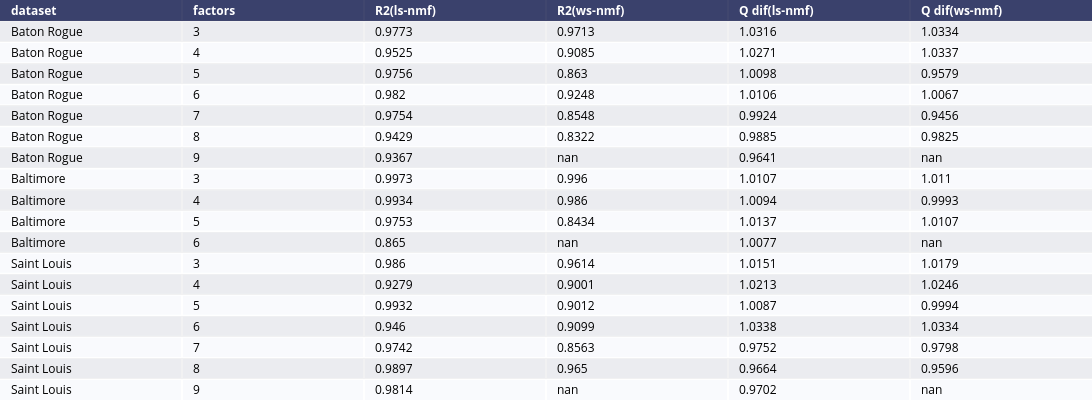

The code cell stored with this chart in its notebook:
### Code cell
q_dif = cosrc.copy(q_df)
q_dif["Q dif(ls-nmf)"] = q_dif["Q(pmf)"] / q_df["Q(ls-nmf)"]
q_dif["Q dif(ws-nmf)"] = q_dif["Q(pmf)"] / q_df["Q(ws-nmf)"]
q_dif = q_dif.round(decimals=4)

q_dif_fig = ff.create_table(q_dif[["dataset", "factors", "R2(ls-nmf)", "R2(ws-nmf)", "Q dif(ls-nmf)", "Q dif(ws-nmf)"]])
q_dif_fig.update_layout(width=1200, height=400)
q_dif_fig.show()
print(f"Min Dif - ls-nmf: {q_dif['Q dif(ls-nmf)'].min()}, ws-nmf: {q_dif['Q dif(ws-nmf)'].min()}")
print(f"Max Dif - ls-nmf: {q_dif['Q dif(ls-nmf)'].max()}, ws-nmf: {q_dif['Q dif(ws-nmf)'].max()}")

### Figure 1 — Plotly figure (JSON) as saved in the notebook; plotly's stock layout.template omitted (floating-point values rounded to 4 significant figures)
{"data": [{"colorscale": [[0, "#00083e"], [0.5, "#ededee"], [1, "#ffffff"]], "hoverinfo": "none", "opacity": 0.75, "showscale": false, "type": "heatmap", "z": [[0, 0, 0, 0, 0, 0], [0.5, 0.5, 0.5, 0.5, 0.5, 0.5], [1, 1, 1, 1, 1, 1], [0.5, 0.5, 0.5, 0.5, 0.5, 0.5], [1, 1, 1, 1, 1, 1], [0.5, 0.5, 0.5, 0.5, 0.5, 0.5], [1, 1, 1, 1, 1, 1], [0.5, 0.5, 0.5, 0.5, 0.5, 0.5], [1, 1, 1, 1, 1, 1], [0.5, 0.5, 0.5, 0.5, 0.5, 0.5], [1, 1, 1, 1, 1, 1], [0.5, 0.5, 0.5, 0.5, 0.5, 0.5], [1, 1, 1, 1, 1, 1], [0.5, 0.5, 0.5, 0.5, 0.5, 0.5], [1, 1, 1, 1, 1, 1], [0.5, 0.5, 0.5, 0.5, 0.5, 0.5], [1, 1, 1, 1, 1, 1], [0.5, 0.5, 0.5, 0.5, 0.5, 0.5], [1, 1, 1, 1, 1, 1]]}], "layout": {"annotations": [{"align": "left", "font": {"color": "#ffffff"}, "showarrow": false, "text": "<b>dataset</b>", "x": -0.45, "xanchor": "left", "xref": "x", "y": 0, "yref": "y"}, {"align": "left", "font": {"color": "#ffffff"}, "showarrow": false, "text": "<b>factors</b>", "x": 0.55, "xanchor": "left", "xref": "x", "y": 0, "yref": "y"}, {"align": "left", "font": {"color": "#ffffff"}, "showarrow": false, "text": "<b>R2(ls-nmf)</b>", "x": 1.55, "xanchor": "left", "xref": "x", "y": 0, "yref": "y"}, {"align": "left", "font": {"color": "#ffffff"}, "showarrow": false, "text": "<b>R2(ws-nmf)</b>", "x": 2.55, "xanchor": "left", "xref": "x", "y": 0, "yref": "y"}, {"align": "left", "font": {"color": "#ffffff"}, "showarrow": false, "text": "<b>Q dif(ls-nmf)</b>", "x": 3.55, "xanchor": "left", "xref": "x", "y": 0, "yref": "y"}, {"align": "left", "font": {"color": "#ffffff"}, "showarrow": false, "text": "<b>Q dif(ws-nmf)</b>", "x": 4.55, "xanchor": "left", "xref": "x", "y": 0, "yref": "y"}, {"align": "left", "font": {"color": "#000000"}, "showarrow": false, "text": "Baton Rogue", "x": -0.45, "xanchor": "left", "xref": "x", "y": 1, "yref": "y"}, {"align": "left", "font": {"color": "#000000"}, "showarrow": false, "text": "3", "x": 0.55, "xanchor": "left", "xref": "x", "y": 1, "yref": "y"}, {"align": "left", "font": {"color": "#000000"}, "showarrow": false, "text": "0.9773", "x": 1.55, "xanchor": "left", "xref": "x", "y": 1, "yref": "y"}, {"align": "left", "font": {"color": "#000000"}, "showarrow": false, "text": "0.9713", "x": 2.55, "xanchor": "left", "xref": "x", "y": 1, "yref": "y"}, {"align": "left", "font": {"color": "#000000"}, "showarrow": false, "text": "1.0316", "x": 3.55, "xanchor": "left", "xref": "x", "y": 1, "yref": "y"}, {"align": "left", "font": {"color": "#000000"}, "showarrow": false, "text": "1.0334", "x": 4.55, "xanchor": "left", "xref": "x", "y": 1, "yref": "y"}, {"align": "left", "font": {"color": "#000000"}, "showarrow": false, "text": "Baton Rogue", "x": -0.45, "xanchor": "left", "xref": "x", "y": 2, "yref": "y"}, {"align": "left", "font": {"color": "#000000"}, "showarrow": false, "text": "4", "x": 0.55, "xanchor": "left", "xref": "x", "y": 2, "yref": "y"}, {"align": "left", "font": {"color": "#000000"}, "showarrow": false, "text": "0.9525", "x": 1.55, "xanchor": "left", "xref": "x", "y": 2, "yref": "y"}, {"align": "left", "font": {"color": "#000000"}, "showarrow": false, "text": "0.9085", "x": 2.55, "xanchor": "left", "xref": "x", "y": 2, "yref": "y"}, {"align": "left", "font": {"color": "#000000"}, "showarrow": false, "text": "1.0271", "x": 3.55, "xanchor": "left", "xref": "x", "y": 2, "yref": "y"}, {"align": "left", "font": {"color": "#000000"}, "showarrow": false, "text": "1.0337", "x": 4.55, "xanchor": "left", "xref": "x", "y": 2, "yref": "y"}, {"align": "left", "font": {"color": "#000000"}, "showarrow": false, "text": "Baton Rogue", "x": -0.45, "xanchor": "left", "xref": "x", "y": 3, "yref": "y"}, {"align": "left", "font": {"color": "#000000"}, "showarrow": false, "text": "5", "x": 0.55, "xanchor": "left", "xref": "x", "y": 3, "yref": "y"}, {"align": "left", "font": {"color": "#000000"}, "showarrow": false, "text": "0.9756", "x": 1.55, "xanchor": "left", "xref": "x", "y": 3, "yref": "y"}, {"align": "left", "font": {"color": "#000000"}, "showarrow": false, "text": "0.863", "x": 2.55, "xanchor": "left", "xref": "x", "y": 3, "yref": "y"}, {"align": "left", "font": {"color": "#000000"}, "showarrow": false, "text": "1.0098", "x": 3.55, "xanchor": "left", "xref": "x", "y": 3, "yref": "y"}, {"align": "left", "font": {"color": "#000000"}, "showarrow": false, "text": "0.9579", "x": 4.55, "xanchor": "left", "xref": "x", "y": 3, "yref": "y"}, {"align": "left", "font": {"color": "#000000"}, "showarrow": false, "text": "Baton Rogue", "x": -0.45, "xanchor": "left", "xref": "x", "y": 4, "yref": "y"}, {"align": "left", "font": {"color": "#000000"}, "showarrow": false, "text": "6", "x": 0.55, "xanchor": "left", "xref": "x", "y": 4, "yref": "y"}, {"align": "left", "font": {"color": "#000000"}, "showarrow": false, "text": "0.982", "x": 1.55, "xanchor": "left", "xref": "x", "y": 4, "yref": "y"}, {"align": "left", "font": {"color": "#000000"}, "showarrow": false, "text": "0.9248", "x": 2.55, "xanchor": "left", "xref": "x", "y": 4, "yref": "y"}, {"align": "left", "font": {"color": "#000000"}, "showarrow": false, "text": "1.0106", "x": 3.55, "xanchor": "left", "xref": "x", "y": 4, "yref": "y"}, {"align": "left", "font": {"color": "#000000"}, "showarrow": false, "text": "1.0067", "x": 4.55, "xanchor": "left", "xref": "x", "y": 4, "yref": "y"}, {"align": "left", "font": {"color": "#000000"}, "showarrow": false, "text": "Baton Rogue", "x": -0.45, "xanchor": "left", "xref": "x", "y": 5, "yref": "y"}, {"align": "left", "font": {"color": "#000000"}, "showarrow": false, "text": "7", "x": 0.55, "xanchor": "left", "xref": "x", "y": 5, "yref": "y"}, {"align": "left", "font": {"color": "#000000"}, "showarrow": false, "text": "0.9754", "x": 1.55, "xanchor": "left", "xref": "x", "y": 5, "yref": "y"}, {"align": "left", "font": {"color": "#000000"}, "showarrow": false, "text": "0.8548", "x": 2.55, "xanchor": "left", "xref": "x", "y": 5, "yref": "y"}, {"align": "left", "font": {"color": "#000000"}, "showarrow": false, "text": "0.9924", "x": 3.55, "xanchor": "left", "xref": "x", "y": 5, "yref": "y"}, {"align": "left", "font": {"color": "#000000"}, "showarrow": false, "text": "0.9456", "x": 4.55, "xanchor": "left", "xref": "x", "y": 5, "yref": "y"}, {"align": "left", "font": {"color": "#000000"}, "showarrow": false, "text": "Baton Rogue", "x": -0.45, "xanchor": "left", "xref": "x", "y": 6, "yref": "y"}, {"align": "left", "font": {"color": "#000000"}, "showarrow": false, "text": "8", "x": 0.55, "xanchor": "left", "xref": "x", "y": 6, "yref": "y"}, {"align": "left", "font": {"color": "#000000"}, "showarrow": false, "text": "0.9429", "x": 1.55, "xanchor": "left", "xref": "x", "y": 6, "yref": "y"}, {"align": "left", "font": {"color": "#000000"}, "showarrow": false, "text": "0.8322", "x": 2.55, "xanchor": "left", "xref": "x", "y": 6, "yref": "y"}, {"align": "left", "font": {"color": "#000000"}, "showarrow": false, "text": "0.9885", "x": 3.55, "xanchor": "left", "xref": "x", "y": 6, "yref": "y"}, {"align": "left", "font": {"color": "#000000"}, "showarrow": false, "text": "0.9825", "x": 4.55, "xanchor": "left", "xref": "x", "y": 6, "yref": "y"}, {"align": "left", "font": {"color": "#000000"}, "showarrow": false, "text": "Baton Rogue", "x": -0.45, "xanchor": "left", "xref": "x", "y": 7, "yref": "y"}, {"align": "left", "font": {"color": "#000000"}, "showarrow": false, "text": "9", "x": 0.55, "xanchor": "left", "xref": "x", "y": 7, "yref": "y"}, {"align": "left", "font": {"color": "#000000"}, "showarrow": false, "text": "0.9367", "x": 1.55, "xanchor": "left", "xref": "x", "y": 7, "yref": "y"}, {"align": "left", "font": {"color": "#000000"}, "showarrow": false, "text": "nan", "x": 2.55, "xanchor": "left", "xref": "x", "y": 7, "yref": "y"}, {"align": "left", "font": {"color": "#000000"}, "showarrow": false, "text": "0.9641", "x": 3.55, "xanchor": "left", "xref": "x", "y": 7, "yref": "y"}, {"align": "left", "font": {"color": "#000000"}, "showarrow": false, "text": "nan", "x": 4.55, "xanchor": "left", "xref": "x", "y": 7, "yref": "y"}, {"align": "left", "font": {"color": "#000000"}, "showarrow": false, "text": "Baltimore", "x": -0.45, "xanchor": "left", "xref": "x", "y": 8, "yref": "y"}, {"align": "left", "font": {"color": "#000000"}, "showarrow": false, "text": "3", "x": 0.55, "xanchor": "left", "xref": "x", "y": 8, "yref": "y"}, {"align": "left", "font": {"color": "#000000"}, "showarrow": false, "text": "0.9973", "x": 1.55, "xanchor": "left", "xref": "x", "y": 8, "yref": "y"}, {"align": "left", "font": {"color": "#000000"}, "showarrow": false, "text": "0.996", "x": 2.55, "xanchor": "left", "xref": "x", "y": 8, "yref": "y"}, {"align": "left", "font": {"color": "#000000"}, "showarrow": false, "text": "1.0107", "x": 3.55, "xanchor": "left", "xref": "x", "y": 8, "yref": "y"}, {"align": "left", "font": {"color": "#000000"}, "showarrow": false, "text": "1.011", "x": 4.55, "xanchor": "left", "xref": "x", "y": 8, "yref": "y"}, {"align": "left", "font": {"color": "#000000"}, "showarrow": false, "text": "Baltimore", "x": -0.45, "xanchor": "left", "xref": "x", "y": 9, "yref": "y"}, {"align": "left", "font": {"color": "#000000"}, "showarrow": false, "text": "4", "x": 0.55, "xanchor": "left", "xref": "x", "y": 9, "yref": "y"}, {"align": "left", "font": {"color": "#000000"}, "showarrow": false, "text": "0.9934", "x": 1.55, "xanchor": "left", "xref": "x", "y": 9, "yref": "y"}, {"align": "left", "font": {"color": "#000000"}, "showarrow": false, "text": "0.986", "x": 2.55, "xanchor": "left", "xref": "x", "y": 9, "yref": "y"}, {"align": "left", "font": {"color": "#000000"}, "showarrow": false, "text": "1.0094", "x": 3.55, "xanchor": "left", "xref": "x", "y": 9, "yref": "y"}, {"align": "left", "font": {"color": "#000000"}, "showarrow": false, "text": "0.9993", "x": 4.55, "xanchor": "left", "xref": "x", "y": 9, "yref": "y"}, {"align": "left", "font": {"color": "#000000"}, "showarrow": false, "text": "Baltimore", "x": -0.45, "xanchor": "left", "xref": "x", "y": 10, "yref": "y"}, {"align": "left", "font": {"color": "#000000"}, "showarrow": false, "text": "5", "x": 0.55, "xanchor": "left", "xref": "x", "y": 10, "yref": "y"}, {"align": "left", "font": {"color": "#000000"}, "showarrow": false, "text": "0.9753", "x": 1.55, "xanchor": "left", "xref": "x", "y": 10, "yref": "y"}, {"align": "left", "font": {"color": "#000000"}, "showarrow": false, "text": "0.8434", "x": 2.55, "xanchor": "left", "xref": "x", "y": 10, "yref": "y"}, {"align": "left", "font": {"color": "#000000"}, "showarrow": false, "text": "1.0137", "x": 3.55, "xanchor": "left", "xref": "x", "y": 10, "yref": "y"}, {"align": "left", "font": {"color": "#000000"}, "showarrow": false, "text": "1.0107", "x": 4.55, "xanchor": "left", "xref": "x", "y": 10, "yref": "y"}, {"align": "left", "font": {"color": "#000000"}, "showarrow": false, "text": "Baltimore", "x": -0.45, "xanchor": "left", "xref": "x", "y": 11, "yref": "y"}, {"align": "left", "font": {"color": "#000000"}, "showarrow": false, "text": "6", "x": 0.55, "xanchor": "left", "xref": "x", "y": 11, "yref": "y"}, {"align": "left", "font": {"color": "#000000"}, "showarrow": false, "text": "0.865", "x": 1.55, "xanchor": "left", "xref": "x", "y": 11, "yref": "y"}, {"align": "left", "font": {"color": "#000000"}, "showarrow": false, "text": "nan", "x": 2.55, "xanchor": "left", "xref": "x", "y": 11, "yref": "y"}, {"align": "left", "font": {"color": "#000000"}, "showarrow": false, "text": "1.0077", "x": 3.55, "xanchor": "left", "xref": "x", "y": 11, "yref": "y"}, {"align": "left", "font": {"color": "#000000"}, "showarrow": false, "text": "nan", "x": 4.55, "xanchor": "left", "xref": "x", "y": 11, "yref": "y"}, {"align": "left", "font": {"color": "#000000"}, "showarrow": false, "text": "Saint Louis", "x": -0.45, "xanchor": "left", "xref": "x", "y": 12, "yref": "y"}, {"align": "left", "font": {"color": "#000000"}, "showarrow": false, "text": "3", "x": 0.55, "xanchor": "left", "xref": "x", "y": 12, "yref": "y"}, {"align": "left", "font": {"color": "#000000"}, "showarrow": false, "text": "0.986", "x": 1.55, "xanchor": "left", "xref": "x", "y": 12, "yref": "y"}, {"align": "left", "font": {"color": "#000000"}, "showarrow": false, "text": "0.9614", "x": 2.55, "xanchor": "left", "xref": "x", "y": 12, "yref": "y"}, {"align": "left", "font": {"color": "#000000"}, "showarrow": false, "text": "1.0151", "x": 3.55, "xanchor": "left", "xref": "x", "y": 12, "yref": "y"}, {"align": "left", "font": {"color": "#000000"}, "showarrow": false, "text": "1.0179", "x": 4.55, "xanchor": "left", "xref": "x", "y": 12, "yref": "y"}, {"align": "left", "font": {"color": "#000000"}, "showarrow": false, "text": "Saint Louis", "x": -0.45, "xanchor": "left", "xref": "x", "y": 13, "yref": "y"}, {"align": "left", "font": {"color": "#000000"}, "showarrow": false, "text": "4", "x": 0.55, "xanchor": "left", "xref": "x", "y": 13, "yref": "y"}, {"align": "left", "font": {"color": "#000000"}, "showarrow": false, "text": "0.9279", "x": 1.55, "xanchor": "left", "xref": "x", "y": 13, "yref": "y"}, {"align": "left", "font": {"color": "#000000"}, "showarrow": false, "text": "0.9001", "x": 2.55, "xanchor": "left", "xref": "x", "y": 13, "yref": "y"}, {"align": "left", "font": {"color": "#000000"}, "showarrow": false, "text": "1.0213", "x": 3.55, "xanchor": "left", "xref": "x", "y": 13, "yref": "y"}, {"align": "left", "font": {"color": "#000000"}, "showarrow": false, "text": "1.0246", "x": 4.55, "xanchor": "left", "xref": "x", "y": 13, "yref": "y"}, {"align": "left", "font": {"color": "#000000"}, "showarrow": false, "text": "Saint Louis", "x": -0.45, "xanchor": "left", "xref": "x", "y": 14, "yref": "y"}, {"align": "left", "font": {"color": "#000000"}, "showarrow": false, "text": "5", "x": 0.55, "xanchor": "left", "xref": "x", "y": 14, "yref": "y"}, {"align": "left", "font": {"color": "#000000"}, "showarrow": false, "text": "0.9932", "x": 1.55, "xanchor": "left", "xref": "x", "y": 14, "yref": "y"}, {"align": "left", "font": {"color": "#000000"}, "showarrow": false, "text": "0.9012", "x": 2.55, "xanchor": "left", "xref": "x", "y": 14, "yref": "y"}, {"align": "left", "font": {"color": "#000000"}, "showarrow": false, "text": "1.0087", "x": 3.55, "xanchor": "left", "xref": "x", "y": 14, "yref": "y"}, {"align": "left", "font": {"color": "#000000"}, "showarrow": false, "text": "0.9994", "x": 4.55, "xanchor": "left", "xref": "x", "y": 14, "yref": "y"}, {"align": "left", "font": {"color": "#000000"}, "showarrow": false, "text": "Saint Louis", "x": -0.45, "xanchor": "left", "xref": "x", "y": 15, "yref": "y"}, {"align": "left", "font": {"color": "#000000"}, "showarrow": false, "text": "6", "x": 0.55, "xanchor": "left", "xref": "x", "y": 15, "yref": "y"}, {"align": "left", "font": {"color": "#000000"}, "showarrow": false, "text": "0.946", "x": 1.55, "xanchor": "left", "xref": "x", "y": 15, "yref": "y"}, {"align": "left", "font": {"color": "#000000"}, "showarrow": false, "text": "0.9099", "x": 2.55, "xanchor": "left", "xref": "x", "y": 15, "yref": "y"}, {"align": "left", "font": {"color": "#000000"}, "showarrow": false, "text": "1.0338", "x": 3.55, "xanchor": "left", "xref": "x", "y": 15, "yref": "y"}, {"align": "left", "font": {"color": "#000000"}, "showarrow": false, "text": "1.0334", "x": 4.55, "xanchor": "left", "xref": "x", "y": 15, "yref": "y"}, {"align": "left", "font": {"color": "#000000"}, "showarrow": false, "text": "Saint Louis", "x": -0.45, "xanchor": "left", "xref": "x", "y": 16, "yref": "y"}, {"align": "left", "font": {"color": "#000000"}, "showarrow": false, "text": "7", "x": 0.55, "xanchor": "left", "xref": "x", "y": 16, "yref": "y"}, {"align": "left", "font": {"color": "#000000"}, "showarrow": false, "text": "0.9742", "x": 1.55, "xanchor": "left", "xref": "x", "y": 16, "yref": "y"}, {"align": "left", "font": {"color": "#000000"}, "showarrow": false, "text": "0.8563", "x": 2.55, "xanchor": "left", "xref": "x", "y": 16, "yref": "y"}, {"align": "left", "font": {"color": "#000000"}, "showarrow": false, "text": "0.9752", "x": 3.55, "xanchor": "left", "xref": "x", "y": 16, "yref": "y"}, {"align": "left", "font": {"color": "#000000"}, "showarrow": false, "text": "0.9798", "x": 4.55, "xanchor": "left", "xref": "x", "y": 16, "yref": "y"}, {"align": "left", "font": {"color": "#000000"}, "showarrow": false, "text": "Saint Louis", "x": -0.45, "xanchor": "left", "xref": "x", "y": 17, "yref": "y"}, {"align": "left", "font": {"color": "#000000"}, "showarrow": false, "text": "8", "x": 0.55, "xanchor": "left", "xref": "x", "y": 17, "yref": "y"}, {"align": "left", "font": {"color": "#000000"}, "showarrow": false, "text": "0.9897", "x": 1.55, "xanchor": "left", "xref": "x", "y": 17, "yref": "y"}, {"align": "left", "font": {"color": "#000000"}, "showarrow": false, "text": "0.965", "x": 2.55, "xanchor": "left", "xref": "x", "y": 17, "yref": "y"}, {"align": "left", "font": {"color": "#000000"}, "showarrow": false, "text": "0.9664", "x": 3.55, "xanchor": "left", "xref": "x", "y": 17, "yref": "y"}, {"align": "left", "font": {"color": "#000000"}, "showarrow": false, "text": "0.9596", "x": 4.55, "xanchor": "left", "xref": "x", "y": 17, "yref": "y"}, {"align": "left", "font": {"color": "#000000"}, "showarrow": false, "text": "Saint Louis", "x": -0.45, "xanchor": "left", "xref": "x", "y": 18, "yref": "y"}, {"align": "left", "font": {"color": "#000000"}, "showarrow": false, "text": "9", "x": 0.55, "xanchor": "left", "xref": "x", "y": 18, "yref": "y"}, {"align": "left", "font": {"color": "#000000"}, "showarrow": false, "text": "0.9814", "x": 1.55, "xanchor": "left", "xref": "x", "y": 18, "yref": "y"}, {"align": "left", "font": {"color": "#000000"}, "showarrow": false, "text": "nan", "x": 2.55, "xanchor": "left", "xref": "x", "y": 18, "yref": "y"}, {"align": "left", "font": {"color": "#000000"}, "showarrow": false, "text": "0.9702", "x": 3.55, "xanchor": "left", "xref": "x", "y": 18, "yref": "y"}, {"align": "left", "font": {"color": "#000000"}, "showarrow": false, "text": "nan", "x": 4.55, "xanchor": "left", "xref": "x", "y": 18, "yref": "y"}], "height": 400, "margin": {"b": 0, "l": 0, "r": 0, "t": 0}, "width": 1200, "xaxis": {"autorange": true, "dtick": 1, "gridwidth": 2, "range": [-0.5, 5.5], "showticklabels": false, "tick0": -0.5, "ticks": "", "zeroline": false}, "yaxis": {"autorange": true, "dtick": 1, "gridwidth": 2, "range": [18.5, -0.5], "showticklabels": false, "tick0": 0.5, "ticks": "", "zeroline": false}}}
